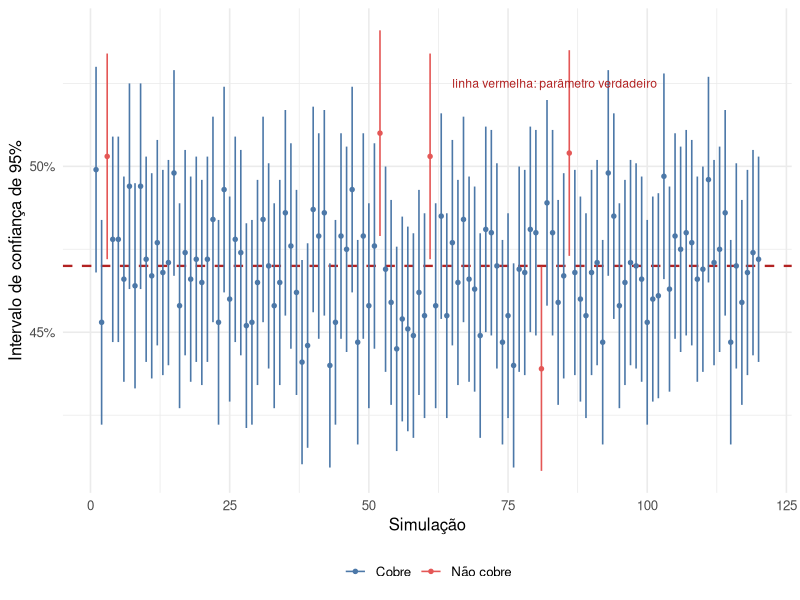
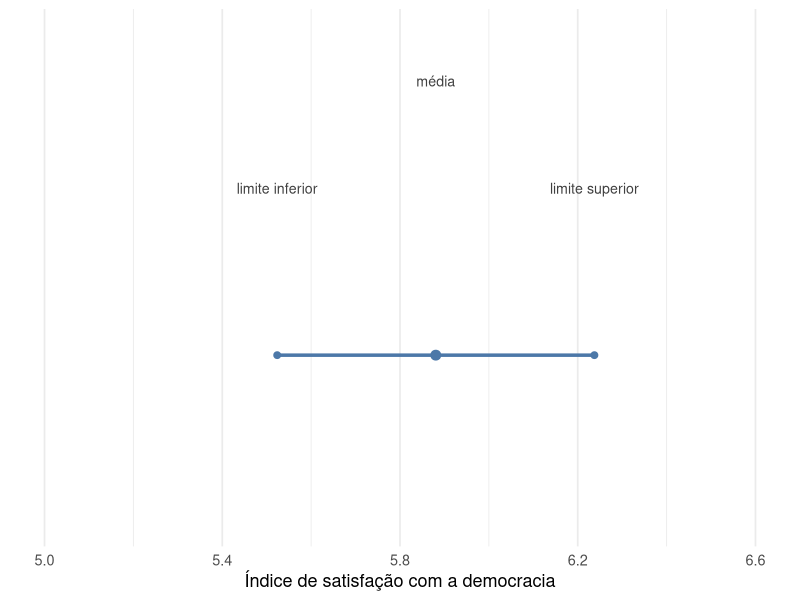
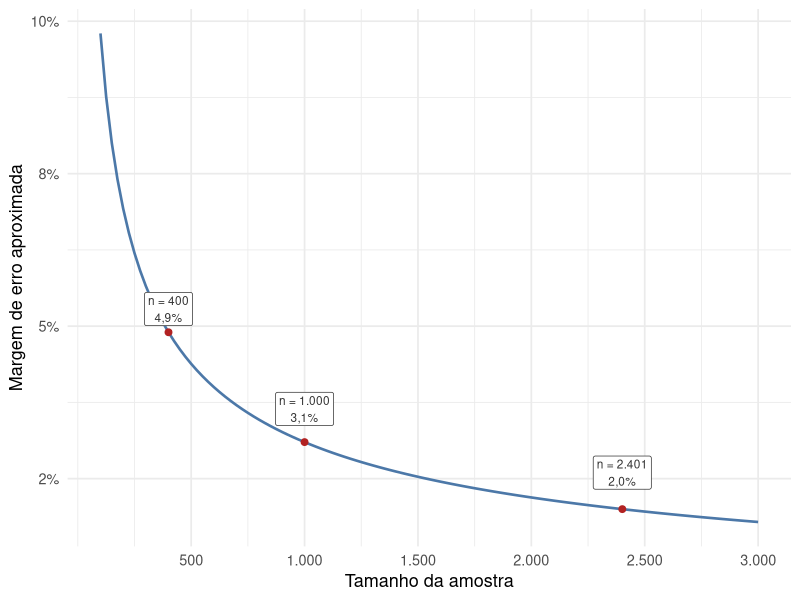
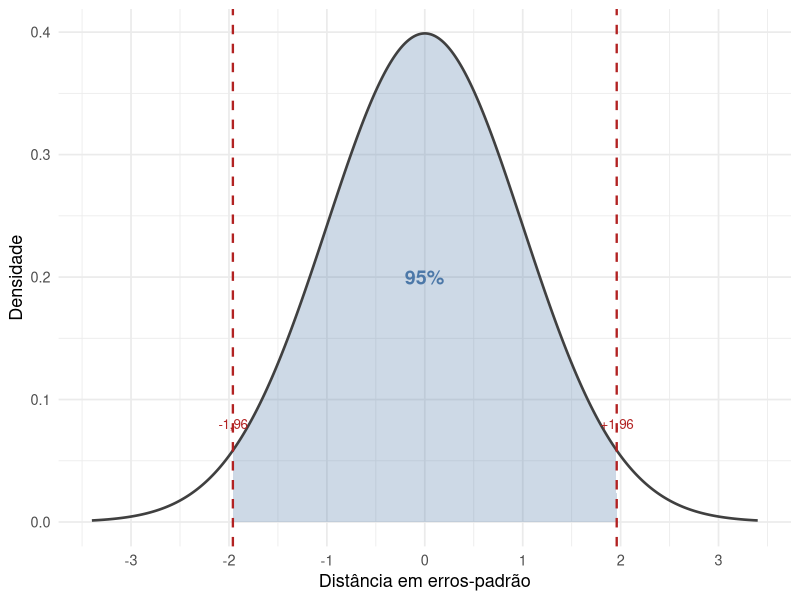

The R script that drew these images, in order:
options(scipen = 999)

suppressPackageStartupMessages({
  library(dplyr)
  library(ggplot2)
  library(scales)
  library(tibble)
})

set.seed(20260624)

nivel_padrao <- 0.95
z_95 <- qnorm(1 - (1 - nivel_padrao) / 2)
p_aprovacao_populacao <- 0.47
n_pesquisa <- 1000
sucessos_amostra <- rbinom(1, size = n_pesquisa, prob = p_aprovacao_populacao)

calcular_ic_proporcao <- function(sucessos, n, nivel = 0.95) {
  estimativa <- sucessos / n
  z_critico <- qnorm(1 - (1 - nivel) / 2)
  erro_padrao <- sqrt(estimativa * (1 - estimativa) / n)
  margem <- z_critico * erro_padrao

  tibble(
    estimativa = estimativa,
    erro_padrao = erro_padrao,
    margem = margem,
    inferior = estimativa - margem,
    superior = estimativa + margem
  )
}

simular_intervalos_proporcao <- function(p = 0.47, n = 1000, n_sim = 1500,
                                         nivel = 0.95, seed = 20260624) {
  set.seed(seed)
  z_critico <- qnorm(1 - (1 - nivel) / 2)
  sucessos <- rbinom(n_sim, size = n, prob = p)
  estimativa <- sucessos / n
  erro_padrao <- sqrt(estimativa * (1 - estimativa) / n)
  margem <- z_critico * erro_padrao

  tibble(
    simulacao = seq_len(n_sim),
    estimativa = estimativa,
    inferior = estimativa - margem,
    superior = estimativa + margem,
    cobre = inferior <= p & superior >= p
  )
}

ic_aprovacao <- calcular_ic_proporcao(sucessos_amostra, n_pesquisa)

df_normal_95 <- tibble(
  z = seq(-3.4, 3.4, length.out = 500),
  densidade = dnorm(z),
  area_95 = z >= -z_95 & z <= z_95
)

grafico_normal_95 <- ggplot(df_normal_95, aes(x = z, y = densidade)) +
  geom_area(
    data = filter(df_normal_95, area_95),
    fill = "#4C78A8",
    alpha = 0.28
  ) +
  geom_line(color = "gray25", linewidth = 0.9) +
  geom_vline(
    xintercept = c(-z_95, z_95),
    color = "firebrick",
    linetype = "dashed",
    linewidth = 0.8
  ) +
  annotate(
    "text",
    x = c(-z_95, z_95),
    y = c(0.08, 0.08),
    label = c("-1,96", "+1,96"),
    color = "firebrick",
    size = 3.4
  ) +
  annotate(
    "text",
    x = 0,
    y = 0.2,
    label = "95%",
    color = "#4C78A8",
    fontface = "bold",
    size = 5
  ) +
  scale_x_continuous(breaks = -3:3) +
  labs(
    x = "Distância em erros-padrão",
    y = "Densidade"
  ) +
  theme_minimal(base_size = 13)

tabela_pesquisa <- tibble(
  Estatística = c(
    "Entrevistados",
    "Aprovam na amostra",
    "Estimativa pontual",
    "Erro-padrão",
    "Margem de erro",
    "Limite inferior",
    "Limite superior"
  ),
  Valor = c(
    number(n_pesquisa, big.mark = ".", decimal.mark = ","),
    number(sucessos_amostra, big.mark = ".", decimal.mark = ","),
    percent(ic_aprovacao$estimativa, accuracy = 0.1, decimal.mark = ","),
    percent(ic_aprovacao$erro_padrao, accuracy = 0.1, decimal.mark = ","),
    paste0("\u00b1", percent(ic_aprovacao$margem, accuracy = 0.1, decimal.mark = ",")),
    percent(ic_aprovacao$inferior, accuracy = 0.1, decimal.mark = ","),
    percent(ic_aprovacao$superior, accuracy = 0.1, decimal.mark = ",")
  )
)

intervalos_95 <- simular_intervalos_proporcao(
  p = p_aprovacao_populacao,
  n = n_pesquisa,
  n_sim = 1500,
  nivel = 0.95
)

tabela_cobertura <- intervalos_95 |>
  summarise(
    Simulações = n(),
    `Cobrem o parâmetro` = sum(cobre),
    `Não cobrem` = sum(!cobre),
    `Cobertura observada` = mean(cobre),
    .groups = "drop"
  ) |>
  mutate(
    `Cobertura observada` = percent(
      `Cobertura observada`,
      accuracy = 0.1,
      decimal.mark = ","
    )
  )

df_intervalos_plot <- intervalos_95 |>
  filter(simulacao <= 120) |>
  mutate(
    status = if_else(cobre, "Cobre", "Não cobre"),
    status = factor(status, levels = c("Cobre", "Não cobre"))
  )

grafico_cobertura <- ggplot(df_intervalos_plot) +
  geom_hline(
    yintercept = p_aprovacao_populacao,
    color = "firebrick",
    linetype = "dashed",
    linewidth = 0.8
  ) +
  geom_segment(
    aes(
      x = simulacao,
      xend = simulacao,
      y = inferior,
      yend = superior,
      color = status
    ),
    linewidth = 0.55
  ) +
  geom_point(aes(x = simulacao, y = estimativa, color = status), size = 1.2) +
  annotate(
    "text",
    x = 65,
    y = p_aprovacao_populacao + 0.055,
    label = "linha vermelha: parâmetro verdadeiro",
    color = "firebrick",
    hjust = 0,
    size = 3.1
  ) +
  scale_color_manual(values = c("Cobre" = "#4C78A8", "Não cobre" = "#E45756")) +
  scale_y_continuous(
    labels = label_percent(accuracy = 1, decimal.mark = ",")
  ) +
  labs(
    x = "Simulação",
    y = "Intervalo de confiança de 95%",
    color = NULL
  ) +
  theme_minimal(base_size = 12) +
  theme(legend.position = "bottom")

df_margem_n <- tibble(n = seq(100, 3000, by = 25)) |>
  mutate(margem = z_95 * sqrt(0.25 / n))

df_margem_destaques <- tibble(
  n = c(400, 1000, 2401),
  margem = z_95 * sqrt(0.25 / c(400, 1000, 2401))
) |>
  mutate(
    rotulo = paste0(
      "n = ",
      number(n, big.mark = ".", decimal.mark = ","),
      "\n",
      percent(margem, accuracy = 0.1, decimal.mark = ",")
    )
  )

grafico_margem_n <- ggplot(df_margem_n, aes(x = n, y = margem)) +
  geom_line(color = "#4C78A8", linewidth = 0.9) +
  geom_point(
    data = df_margem_destaques,
    color = "firebrick",
    size = 2
  ) +
  geom_label(
    data = df_margem_destaques,
    aes(label = rotulo),
    linewidth = 0.15,
    fill = "white",
    color = "gray20",
    size = 3,
    vjust = c(-0.2, -0.5, -0.6)
  ) +
  scale_y_continuous(
    labels = label_percent(accuracy = 1, decimal.mark = ",")
  ) +
  scale_x_continuous(
    breaks = c(500, 1000, 1500, 2000, 2500, 3000),
    labels = label_number(big.mark = ".", decimal.mark = ",")
  ) +
  labs(
    x = "Tamanho da amostra",
    y = "Margem de erro aproximada"
  ) +
  theme_minimal(base_size = 13)

tabela_tamanho_amostra <- tibble(
  `Margem desejada` = c(0.05, 0.03, 0.02, 0.01),
  `n necessário` = ceiling(z_95^2 * 0.25 / `Margem desejada`^2)
) |>
  mutate(
    `Margem desejada` = percent(
      `Margem desejada`,
      accuracy = 1,
      decimal.mark = ","
    ),
    `n necessário` = number(`n necessário`, big.mark = ".", decimal.mark = ",")
  )

tabela_niveis_confianca <- tibble(
  `Nível de confiança` = c(0.80, 0.90, 0.95, 0.99),
  `Valor crítico` = qnorm(1 - (1 - `Nível de confiança`) / 2),
  `Margem com n = 1000` = `Valor crítico` * sqrt(0.25 / 1000)
) |>
  mutate(
    `Nível de confiança` = percent(
      `Nível de confiança`,
      accuracy = 1,
      decimal.mark = ","
    ),
    `Valor crítico` = number(`Valor crítico`, accuracy = 0.01, decimal.mark = ","),
    `Margem com n = 1000` = percent(
      `Margem com n = 1000`,
      accuracy = 0.1,
      decimal.mark = ","
    )
  )

set.seed(20260625)
populacao_satisfacao <- tibble(
  id = seq_len(100000),
  satisfacao = pmin(pmax(rnorm(100000, mean = 5.8, sd = 1.9), 0), 10)
)

amostra_satisfacao <- populacao_satisfacao |>
  slice_sample(n = 120)

media_satisfacao <- mean(amostra_satisfacao$satisfacao)
desvio_satisfacao <- sd(amostra_satisfacao$satisfacao)
erro_padrao_satisfacao <- desvio_satisfacao / sqrt(nrow(amostra_satisfacao))
t_critico_satisfacao <- qt(0.975, df = nrow(amostra_satisfacao) - 1)
margem_satisfacao <- t_critico_satisfacao * erro_padrao_satisfacao

tabela_media <- tibble(
  Estatística = c(
    "Média amostral",
    "Desvio-padrão da amostra",
    "Erro-padrão",
    "Valor crítico t",
    "Limite inferior",
    "Limite superior"
  ),
  Valor = c(
    number(media_satisfacao, accuracy = 0.01, decimal.mark = ","),
    number(desvio_satisfacao, accuracy = 0.01, decimal.mark = ","),
    number(erro_padrao_satisfacao, accuracy = 0.01, decimal.mark = ","),
    number(t_critico_satisfacao, accuracy = 0.01, decimal.mark = ","),
    number(media_satisfacao - margem_satisfacao, accuracy = 0.01, decimal.mark = ","),
    number(media_satisfacao + margem_satisfacao, accuracy = 0.01, decimal.mark = ",")
  )
)

df_ic_media <- tibble(
  estimativa = media_satisfacao,
  inferior = media_satisfacao - margem_satisfacao,
  superior = media_satisfacao + margem_satisfacao
)

grafico_ic_media <- ggplot(df_ic_media) +
  geom_segment(
    aes(x = inferior, xend = superior, y = 1, yend = 1),
    color = "#4C78A8",
    linewidth = 1.2
  ) +
  geom_point(aes(x = estimativa, y = 1), color = "#4C78A8", size = 3) +
  geom_point(aes(x = inferior, y = 1), color = "#4C78A8", size = 2) +
  geom_point(aes(x = superior, y = 1), color = "#4C78A8", size = 2) +
  annotate(
    "text",
    x = c(df_ic_media$inferior, df_ic_media$estimativa, df_ic_media$superior),
    y = c(1.14, 1.23, 1.14),
    label = c("limite inferior", "média", "limite superior"),
    color = "gray25",
    size = 3.6
  ) +
  scale_y_continuous(NULL, breaks = NULL, limits = c(0.86, 1.27)) +
  scale_x_continuous(limits = c(5, 6.6), breaks = seq(5, 6.6, by = 0.4)) +
  labs(
    x = "Índice de satisfação com a democracia"
  ) +
  theme_minimal(base_size = 13)

if (identical(environment(), globalenv()) && !interactive()) {
  message("Objetos criados para a Aula 8:")
  message("- tabela_pesquisa")
  message("- tabela_cobertura")
  message("- tabela_tamanho_amostra")
  message("- tabela_niveis_confianca")
  message("- tabela_media")
  message("- grafico_normal_95")
  message("- grafico_cobertura")
  message("- grafico_margem_n")
  message("- grafico_ic_media")
}
